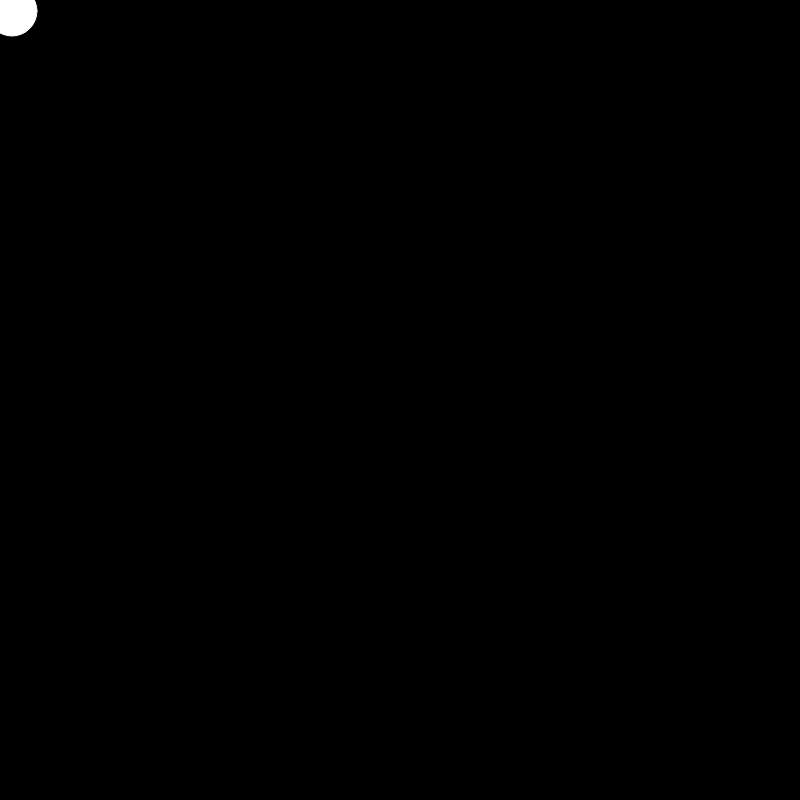
Frame 1 (no input)
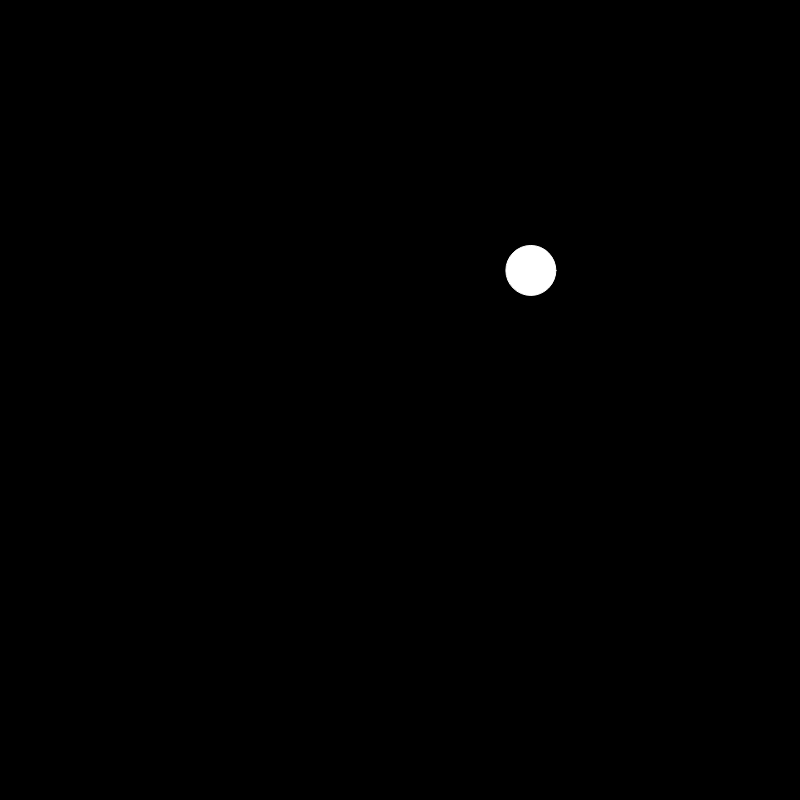
Frame 60 (no input)
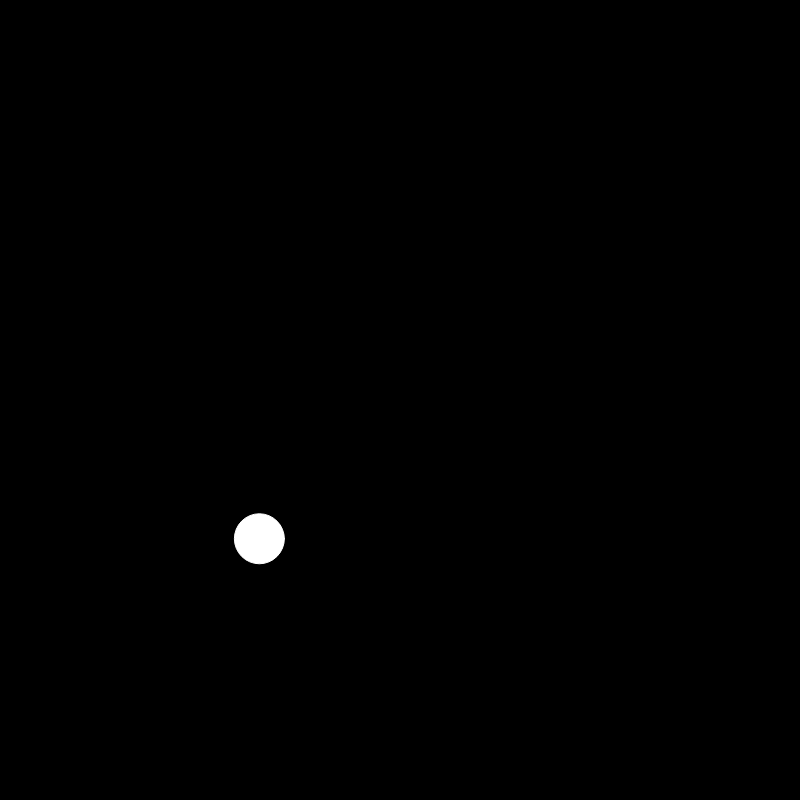
Frame 120 (the mouse pressed at the canvas centre since frame 60)

The p5.js sketch that drew these frames (run headless with seeded random() and noise() and a simulated clock; from frame 60 on, the mouse is pressed at the canvas centre):

// p5.js sketch
// ── sketch.js
let ball;
function setup() {
  createCanvas(800, 800);
  background("#DAD2D8");
  ball = new Ball(10, 10, 2, 1);
}
function draw() {
  background(0);
  ball.update();
  ball.display();
  ball.checkEdges();
}

// ── Ball.js
class Ball {
  constructor(x, y, a1, a2) {
    this.position = new createVector(x, y);
    this.velocity = new createVector(0, 0);
    this.acceleration = new createVector(a1, a2);
    this.topspeed = 10;
  }

  update() {
    this.velocity.add(this.acceleration);
    this.velocity.limit(this.topspeed);
    this.position.add(this.velocity);
  }
  display() {
    stroke(255);
    fill(255);
    ellipse(this.position.x, this.position.y, 50, 50);
  }

  checkEdges() {
    if (this.position.x > width) {
      this.position.x = 0;
    }
    if (this.position.x < 0) {
      this.position.x = width;
    }
    if (this.position.y > height) {
      this.position.y = 0;
    }
    if (this.position.y < 0) {
      this.position.y = height;
    }
  } // checkEdges()
} // end of my class
